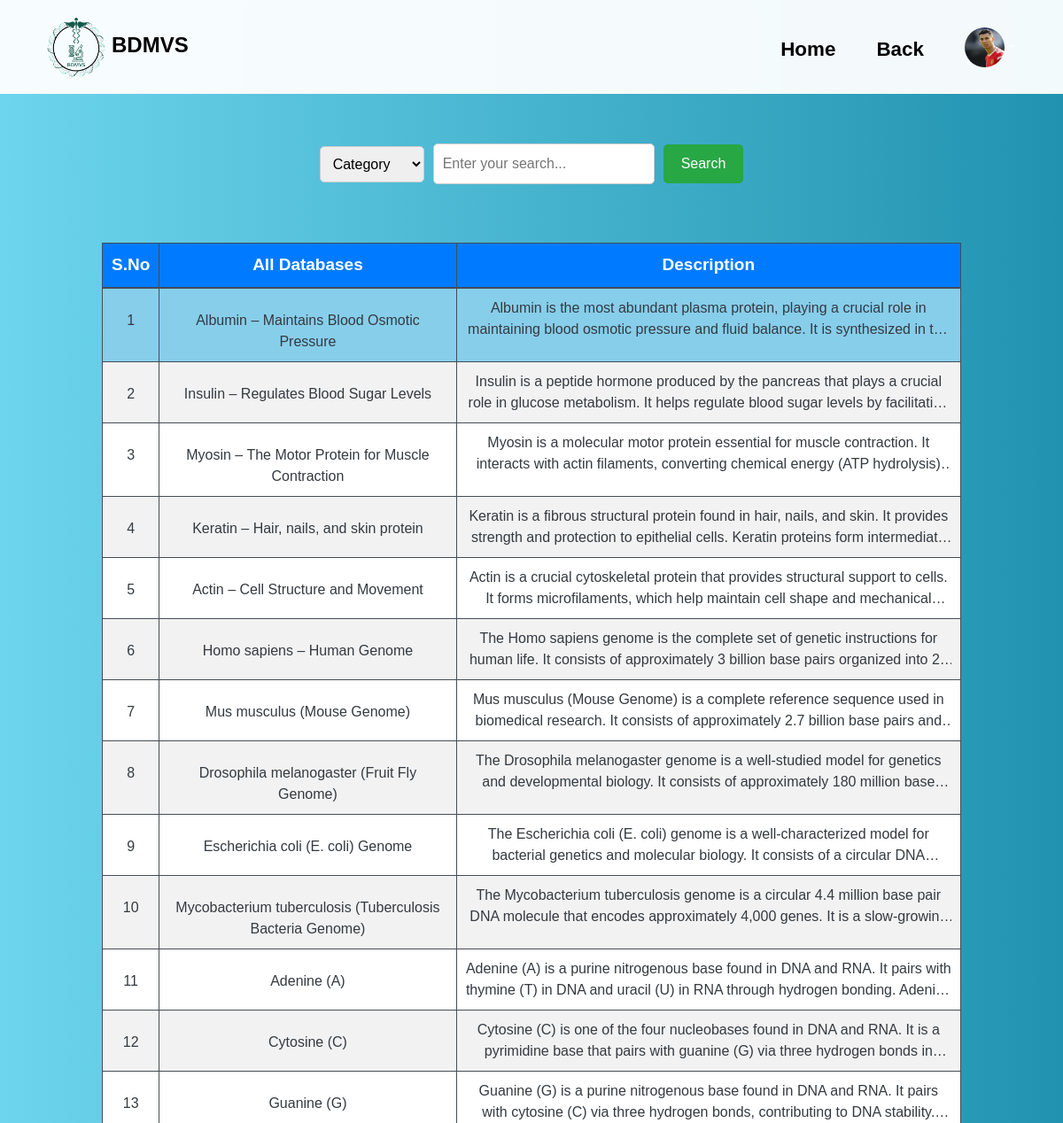
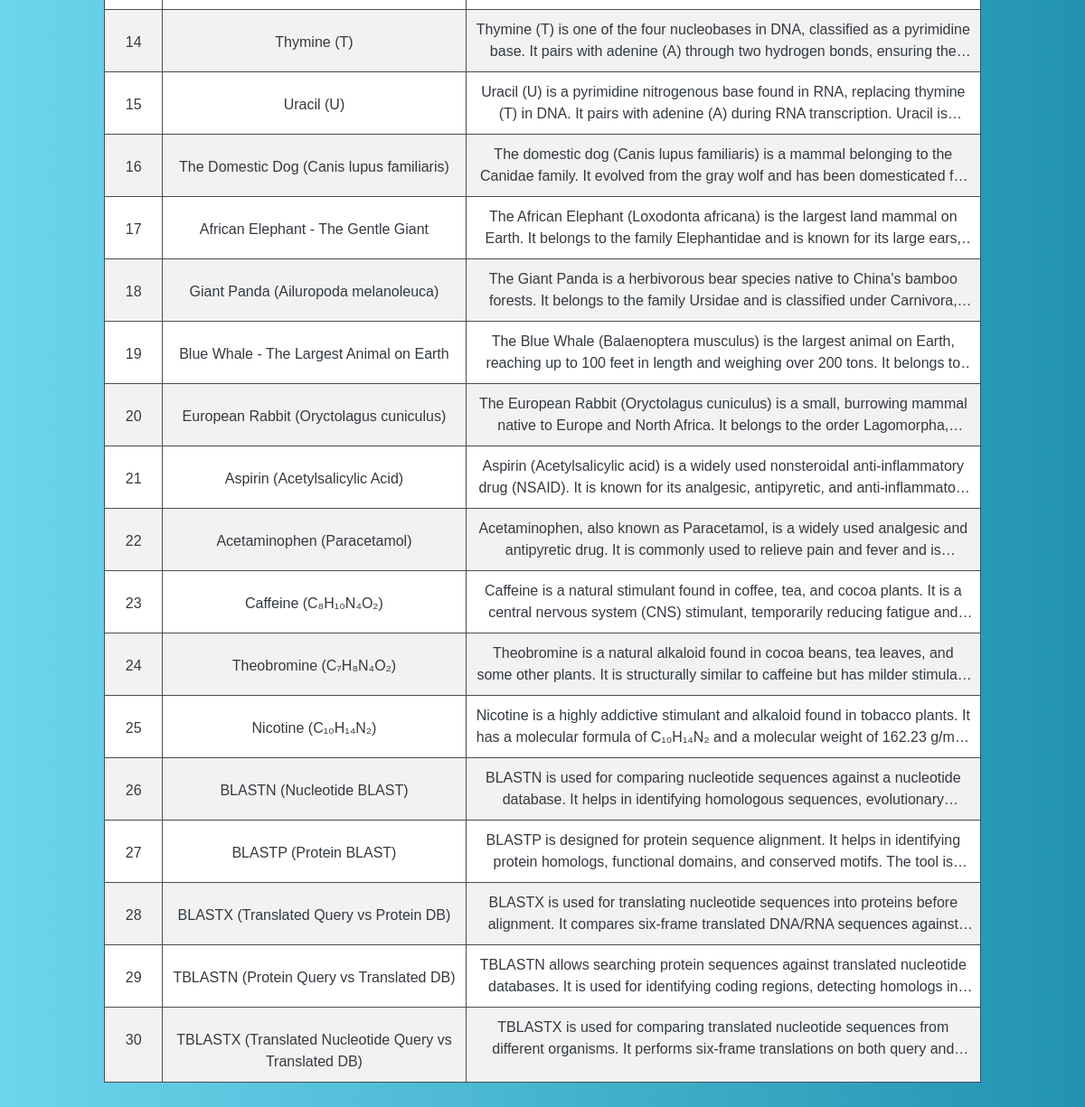
Screenshot of /category/ (signed in) with the database file from the repository (2 pictures, top to bottom).
### myapp/models.py (models this page shows, shortened)
class CustomUser(AbstractUser):
    email = models.EmailField(unique=True)
    phone_number = models.CharField(max_length=15, blank=True, null=True, unique=True)
    class Meta:
        indexes = [
            models.Index(fields=['email']),
        ]
        verbose_name = 'User'
        verbose_name_plural = 'Users'

class Profile(models.Model):
    user = models.OneToOneField(User, on_delete=models.CASCADE, related_name="profile")
    profile_picture = models.ImageField(upload_to='profile_pictures/', blank=True, null=True)

class Albumin(models.Model):
    title = models.CharField(max_length=250, unique=True)
    description = models.TextField(blank=True, null=True)
    sub_title = models.CharField(max_length=250)
    sub_content = models.JSONField(blank=True, null=True)
    image = models.ImageField(upload_to='albumins/')
    youtube_video = models.URLField(blank=True, null=True)
    category = models.CharField(
        max_length=100,
        choices=CATEGORY_CHOICES,
        default='general'
    )
    updated_by = models.ForeignKey(
        settings.AUTH_USER_MODEL,
        on_delete=models.SET_NULL,
        null=True,
        blank=True
    )
    class Meta:
        db_table = 'datas'
        indexes = [
            models.Index(fields=['category']),
            models.Index(fields=['title']),
        ]
        verbose_name = 'Albumin'
        verbose_name_plural = 'Albumins'

### myapp/views.py (the view)
# urls.py: path('category/', views.search_category, name="search_category"),
def search_category(request):
    category = request.GET.get('category', 'general')
    print(category)
    data = Albumin.objects.filter(category = category)
    print(data)
    if category == 'general':
        return render(request, 'category.html', {
            'category': category,
            'data': Albumin.objects.all()
        })
    else:
        return render(request, 'category.html', {
            'category': category,
            'data': data  # Replace with appropriate data for other categories
        })

### Templates/category.html (shortened to what this page needs)
<!DOCTYPE html>
<html lang="en">
<head>
    {% load static %}
    <link rel="stylesheet" href="{% static 'Bootstrap/css/bootstrap.min.css' %}">
</head>
<body>
        <nav class="navbar navbar-expand-lg navbar-dark" style="margin-bottom: 4vh;">
            <div class="container-fluid">
                <a class="navbar-brand" style="color:black; font-size:3vh;" href="{% url 'home' %}">
                    <img src="{% static 'Images/Logo.png' %}" style="height:10vh;">BDMVS
                </a>
                <div class="collapse navbar-collapse" id="navbarNav">
                    <ul class="navbar-nav ms-auto">
                        <li class="nav-item {% if request.path == '/' %}active{% endif %}">
                            <a class="nav-link" href="/" style="font-size:2.8vh; margin-top: 1vh; color:black; font-weight: bold;">Home</a>
                        </li>
                        <li class="nav-item {% if request.path == '/about/' %}active{% endif %}">
                            <a class="nav-link" href="{% url 'home' %}" style="font-size:2.8vh; margin-top: 1vh; color:black; font-weight: bold;">Back</a>
                        </li>
                        {% if user.is_authenticated %}
                        <li class="nav-item dropdown">
                            <a class="nav-link dropdown-toggle d-flex align-items-center" href="#" id="navbarDropdown" role="button"
                                data-bs-toggle="dropdown" aria-expanded="false">
                                {% if user.profile.profile_picture %}
                                    <img src="{{ user.profile.profile_picture.url }}" alt="Profile Picture"
                                        class="rounded-circle" style="width: 45px; height: 45px; object-fit: cover; cursor: pointer;">
                                {% else %}
                                    <div id="profileImagePlaceholder" class="profile-placeholder">
                                        {{ user.username|first|upper }}
                                    </div>
                                {% endif %}
                            </a>
                        </li>
                        {% else %}
                        <li class="nav-item {% if request.path == '/login/' %}active{% endif %}">
                            <a class="nav-link" href="{% url 'signin' %}" style="font-size:2.8vh; margin-top: 1vh; color:white; font-weight: bold; background-color: #3A59D1; padding-left:2vh; padding-right:2vh; border-radius:1vh;">Login</a>
                        </li>
                        {% endif %}
                    </ul>
                </div>
            </div>
        </nav>
        <div class="container-fluid">
            <div class="row justify-content-center">
                <div class="col-12 col-md-11 col-lg-10 pt-4">
                    {% if user.is_authenticated %}
                    <div class="row search-container text-center">
                        <div class="col-12 col-md-8 d-flex flex-column flex-sm-row align-items-center justify-content-center">
                            <form id="categoryForm" method="get" class="d-flex flex-row flex-wrap justify-content-center">
                                <select name="category" id="categorySelect" class="mb-2 mb-sm-0 me-sm-2">
                                    <option value="general" {% if category == 'general' %}selected{% endif %}>Category</option>
                                </select>
                            </form>
                            <input type="text" class="search-box me-sm-2" placeholder="Enter your search..." id="search-input">
                            <button class="search-button bg-success mt-2 mt-sm-0">Search</button>
                        </div>
                    </div>
                    <div class="row">
                    </div>
                    <div class="row">
                        <div class="col-12">
                            {% if data %}
                            <div class="content-box table-responsive">
                                <table class="table table-bordered table-dark" id="search-results">
                                    <thead class="text-center">
                                        <tr style="font-size:19px;">
                                            <th>S.No</th>
                                            {% if category == 'general' %}<th>All Databases</th>
                                            {% elif category == 'protein' %}<th>Protein Name</th>
                                            {% elif category == 'genome' %}<th>Genome Name</th>
                                            {% elif category == 'nucleotide' %}<th>Nucleotide Name</th>
                                            {% elif category == 'taxonomy' %}<th>Taxonomy Name</th>
                                            {% elif category == 'pubchem' %}<th>Pubchem Compound Name</th>
                                            {% elif category == 'blast' %}<th>Blast Name</th>
                                            {% endif %}
                                            <th>Description</th>
                                        </tr>
                                    </thead>
                                    <tbody>
                                        {% for item in data %}
                                        <tr class="table-row">
                                            <td class="pt-4 text-dark">{{ forloop.counter }}</td>
                                            <td class="pt-4"><a href="{% url 'Databases_detail' item.id %}" class="text-dark text-decoration-none">{{ item.title }}</a></td>
                                            <td class="text-center">
                                                <a href="{% url 'Databases_detail' item.id %}" class="truncate-text text-dark text-decoration-none">
                                                    {{ item.description }}
                                                </a>
                                            </td>
                                        </tr>
                                        {% endfor %}
                                    </tbody>
                                </table>
                            </div>
                            {% endif %}
                        </div>
                    </div>
                    {% endif %}
                </div>
            </div>
        </div>
</body>
</html>

### Templates/category.html (style rules this page uses)
body { font-family: Arial, sans-serif; background: linear-gradient(to right, #6dd5ed, #2193b0); padding-top: 0px; margin-bottom:5vh; }
.search-container { display: flex; justify-content: center; align-items: center; margin-bottom: 30px; }
.search-container select, .search-container input { padding: 10px; margin-right: 10px; border: 1px solid #ccc; border-radius: 5px; }
.search-button { padding: 10px 20px; font-size: 16px; background-color: #007bff; color: white; border: none; border-radius: 5px; cursor: pointer; }
#search-results { margin-top: 20px; }
#search-results th, #search-results td { text-align: center; padding: 10px; }
#search-results tbody tr:nth-child(even) { background-color: #f2f2f2; }
#search-results tbody tr:nth-child(odd) { background-color: #ffffff; }
#search-results a { text-decoration: none; color: #007bff; }
table { width: 100%; border-collapse: collapse; margin: 20px auto; font-family: Arial, sans-serif; text-align: center; }
th, td { border: 1px solid #ddd; padding: 12px; }
th { background-color: #007BFF; color: white; }
tr:nth-child(even) { background-color: #f2f2f2; }
.search-box { width: 250px; }
.navbar { background: rgba(255, 255, 255, 0.95); backdrop-filter: blur(5px); padding-top: 1vh; padding-bottom: 1vh; }
.navbar a { color: white; text-decoration: none; margin: 0 15px; }
.navbar-brand { color: white; font-weight: bold; }
.navbar-nav { margin-left: auto; }
.truncate-text { display: -webkit-box; -webkit-line-clamp: 2; -webkit-box-orient: vertical; overflow: hidden; text-overflow: ellipsis; max-width: 800px; white-space: normal; }
.text-center { text-align: center; }
.selected { background-color: skyblue !important; color: #000; }

### rows the page displays
CustomUser: profile.profile_picture (picture)
Albumin: title "Albumin – Maintains Blood Osmotic Pressure", description "Albumin is the most abundant plasma protein, playing a crucial role in maintaining blood osmotic pressure and fluid balance. It is synthesized in…"
Albumin: title "Insulin – Regulates Blood Sugar Levels", description "Insulin is a peptide hormone produced by the pancreas that plays a crucial role in glucose metabolism. It helps regulate blood sugar levels by…"
Albumin: title "Myosin – The Motor Protein for Muscle Contraction", description "Myosin is a molecular motor protein essential for muscle contraction. It interacts with actin filaments, converting chemical energy (ATP…"
Albumin: title "Keratin – Hair, nails, and skin protein", description "Keratin is a fibrous structural protein found in hair, nails, and skin. It provides strength and protection to epithelial cells. Keratin proteins form…"
Albumin: title "Actin – Cell Structure and Movement", description "Actin is a crucial cytoskeletal protein that provides structural support to cells. It forms microfilaments, which help maintain cell shape and…"
Albumin: title "Homo sapiens – Human Genome", description "The Homo sapiens genome is the complete set of genetic instructions for human life. It consists of approximately 3 billion base pairs organized into…"
Albumin: title "Mus musculus (Mouse Genome)", description "Mus musculus (Mouse Genome) is a complete reference sequence used in biomedical research. It consists of approximately 2.7 billion base pairs…"
Albumin: title "Drosophila melanogaster (Fruit Fly Genome)", description "The Drosophila melanogaster genome is a well-studied model for genetics and developmental biology. It consists of approximately 180 million…"
Albumin: title "Escherichia coli (E. coli) Genome", description "The Escherichia coli (E. coli) genome is a well-characterized model for bacterial genetics and molecular biology. It consists of a circular…"
Albumin: title "Mycobacterium tuberculosis (Tuberculosis Bacteria Genome)", description "The Mycobacterium tuberculosis genome is a circular 4.4 million base pair DNA molecule that encodes approximately 4,000 genes. It is a…"
Albumin: title "Adenine (A)", description "Adenine (A) is a purine nitrogenous base found in DNA and RNA. It pairs with thymine (T) in DNA and uracil (U) in RNA through hydrogen bonding.…"
Albumin: title "Cytosine (C)", description "Cytosine (C) is one of the four nucleobases found in DNA and RNA. It is a pyrimidine base that pairs with guanine (G) via three hydrogen bonds…"
Albumin: title "Guanine (G)", description "Guanine (G) is a purine nitrogenous base found in DNA and RNA. It pairs with cytosine (C) via three hydrogen bonds, contributing to DNA…"
Albumin: title "Thymine (T)", description "Thymine (T) is one of the four nucleobases in DNA, classified as a pyrimidine base. It pairs with adenine (A) through two hydrogen bonds, ensuring…"
Albumin: title "Uracil (U)", description "Uracil (U) is a pyrimidine nitrogenous base found in RNA, replacing thymine (T) in DNA. It pairs with adenine (A) during RNA transcription. Uracil…"
Albumin: title "The Domestic Dog (Canis lupus familiaris)", description "The domestic dog (Canis lupus familiaris) is a mammal belonging to the Canidae family. It evolved from the gray wolf and has been domesticated…"
Albumin: title "African Elephant - The Gentle Giant", description "The African Elephant (Loxodonta africana) is the largest land mammal on Earth. It belongs to the family Elephantidae and is known for its large…"
Albumin: title "Giant Panda (Ailuropoda melanoleuca)", description "The Giant Panda is a herbivorous bear species native to China's bamboo forests. It belongs to the family Ursidae and is classified under…"
Albumin: title "Blue Whale - The Largest Animal on Earth", description "The Blue Whale (Balaenoptera musculus) is the largest animal on Earth, reaching up to 100 feet in length and weighing over 200 tons. It belongs…"
Albumin: title "European Rabbit (Oryctolagus cuniculus)", description "The European Rabbit (Oryctolagus cuniculus) is a small, burrowing mammal native to Europe and North Africa. It belongs to the order…"
Albumin: title "Aspirin (Acetylsalicylic Acid)", description "Aspirin (Acetylsalicylic acid) is a widely used nonsteroidal anti-inflammatory drug (NSAID). It is known for its analgesic, antipyretic, and…"
Albumin: title "Acetaminophen (Paracetamol)", description "Acetaminophen, also known as Paracetamol, is a widely used analgesic and antipyretic drug. It is commonly used to relieve pain and fever and…"
Albumin: title "Caffeine (C₈H₁₀N₄O₂)", description "Caffeine is a natural stimulant found in coffee, tea, and cocoa plants. It is a central nervous system (CNS) stimulant, temporarily reducing fatigue…"
Albumin: title "Theobromine (C₇H₈N₄O₂)", description "Theobromine is a natural alkaloid found in cocoa beans, tea leaves, and some other plants. It is structurally similar to caffeine but has milder…"
Albumin: title "Nicotine (C₁₀H₁₄N₂)", description "Nicotine is a highly addictive stimulant and alkaloid found in tobacco plants. It has a molecular formula of C₁₀H₁₄N₂ and a molecular weight of 162.23…"
Albumin: title "BLASTN (Nucleotide BLAST)", description "BLASTN is used for comparing nucleotide sequences against a nucleotide database. It helps in identifying homologous sequences,…"
Albumin: title "BLASTP (Protein BLAST)", description "BLASTP is designed for protein sequence alignment. It helps in identifying protein homologs, functional domains, and conserved motifs. The tool…"
Albumin: title "BLASTX (Translated Query vs Protein DB)", description "BLASTX is used for translating nucleotide sequences into proteins before alignment. It compares six-frame translated DNA/RNA sequences…"
Albumin: title "TBLASTN (Protein Query vs Translated DB)", description "TBLASTN allows searching protein sequences against translated nucleotide databases. It is used for identifying coding regions, detecting homologs…"
Albumin: title "TBLASTX (Translated Nucleotide Query vs Translated DB)", description "TBLASTX is used for comparing translated nucleotide sequences from different organisms. It performs six-frame translations on both query…"
